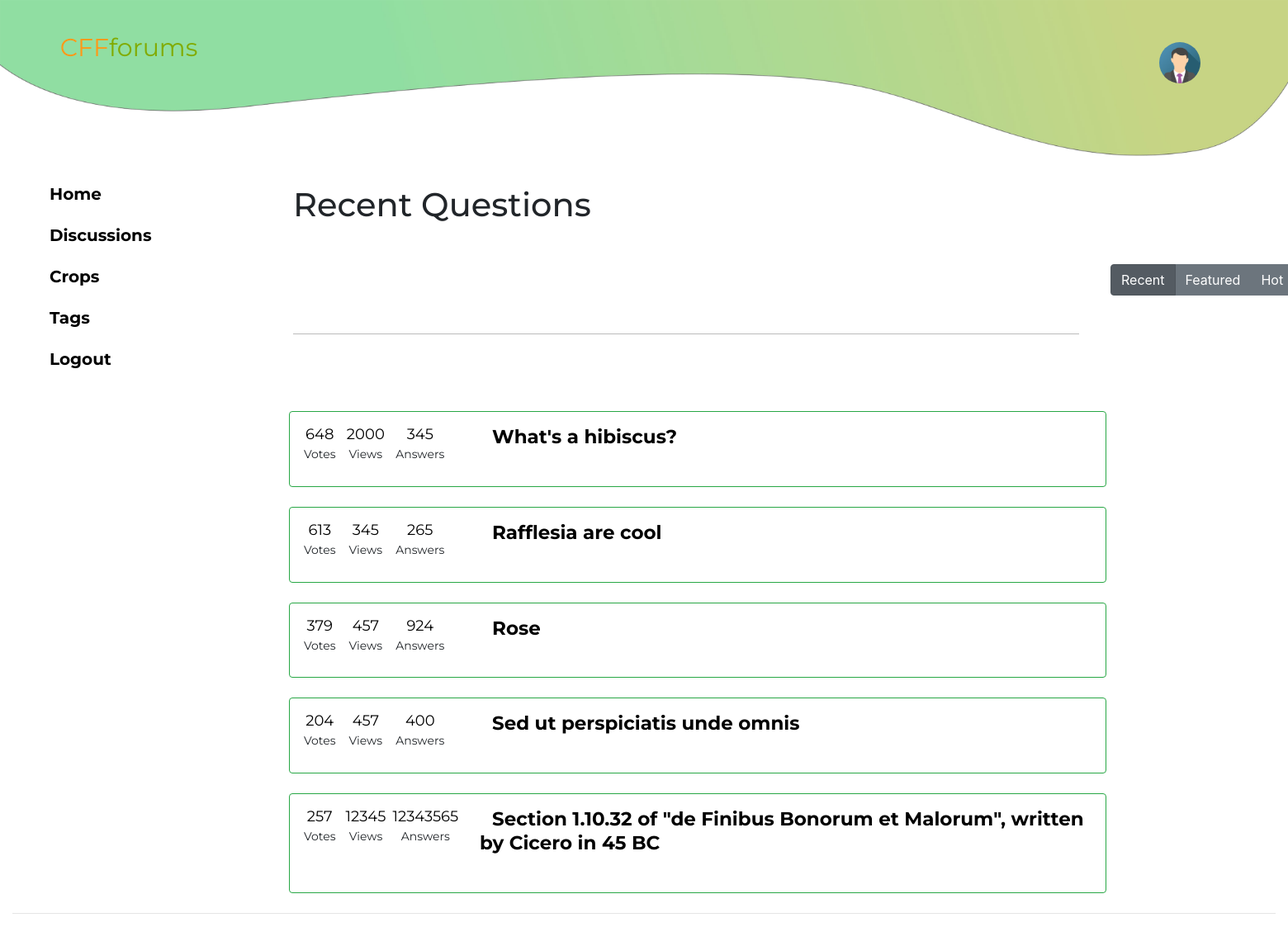
/directory/Main/php/home.php (signed in), run on an earlier commit of the app's database.
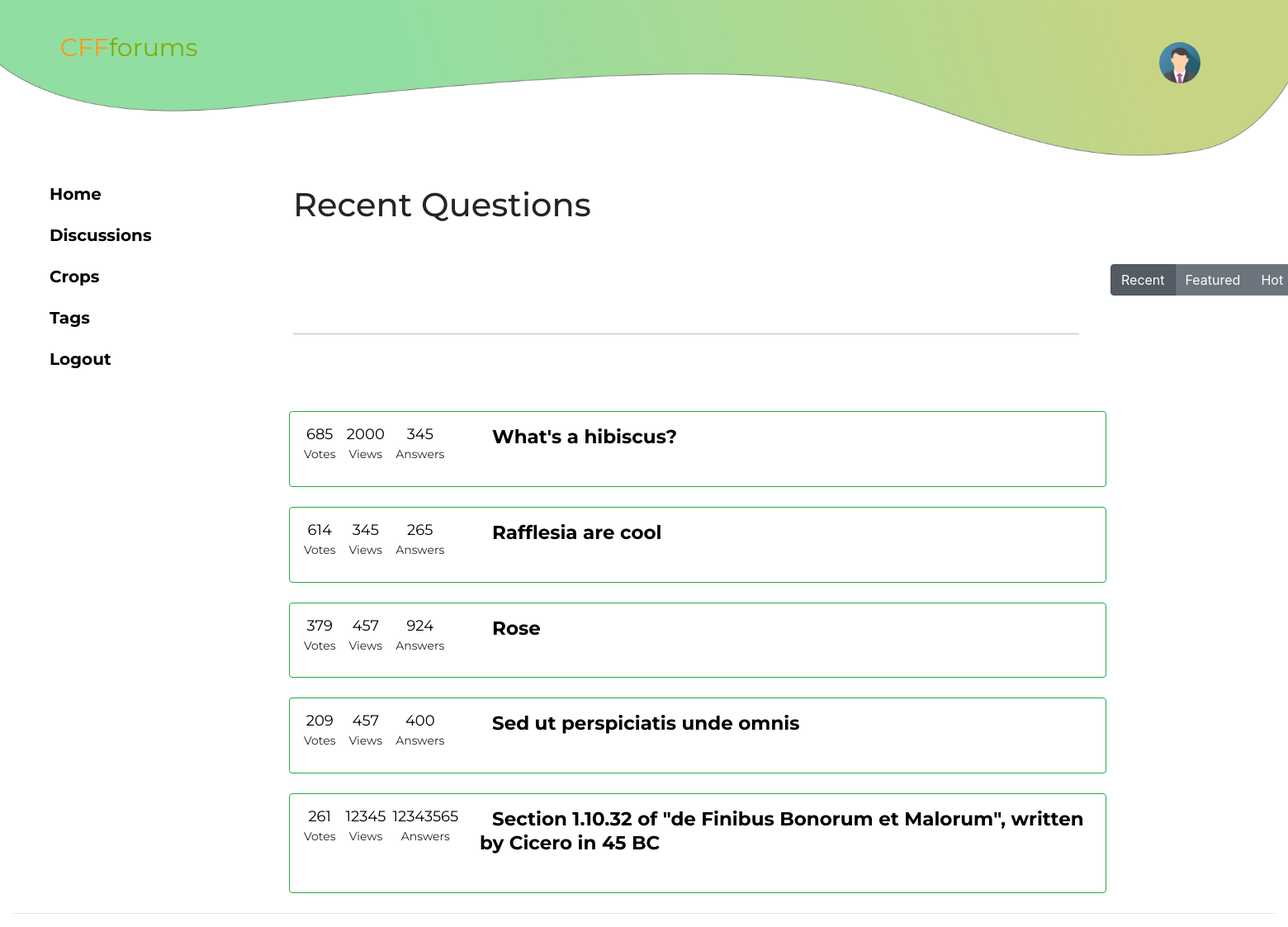
And on a later commit of the database.
### tables this page shows
CREATE TABLE `thread` (
  `ThreadID` int(10) NOT NULL,
  `ThreadModeratorID` int(10) NOT NULL,
  `ThreadUserID` int(10) NOT NULL,
  `ThreadSubject` varchar(255) NOT NULL,
  `ThreadDescription` varchar(500) NOT NULL,
  `ThreadVoteCount` int(10) NOT NULL,
  `ThreadSubscribedUserID` int(10) NOT NULL,
  `ThreadSubscribeduserCount` int(10) NOT NULL,
  `ThreadViewsCount` int(10) NOT NULL,
  `ThreadAnswersCount` int(10) NOT NULL,
  `ThreadCreatedDate` timestamp NOT NULL DEFAULT CURRENT_TIMESTAMP
);

### directory/Main/php/home.php (the view, shortened to what this page needs)
<!DOCTYPE html>
<html>
<head>
<link href="../../resources/css/bootstrap.min.css" rel="stylesheet">
<link rel="stylesheet" href="https://stackpath.bootstrapcdn.com/bootstrap/4.2.1/css/bootstrap.min.css">
<link href="../../resources/css/style1.css" rel="stylesheet">
</head>
<body>
<div class="container-fluid">
  <div class="header">
    <div class="logo">
      <a href="home.php" style='text-decoration: none'><font color=#ff9918>CFF</font><font color=#81ab00>forums</font></a>
    </div>
    <a href="profile.php"><img src="../../resources/img/avatar.png" alt="Avatar" class="avatar"></a>
    <div class='container-1'>
    <img src="../../resources/img/navbar-x2.png" alt="header" width=100% height=300px>
</div>
    </div>
    <br />
    <div class="nav-bar">
      <a href="home.php" class="nav-link" >Home</a>
      <a href="discussion.php" class="nav-link">Discussions</a>
      <a href="crops.php" class="nav-link">Crops</a>
      <a href="tags.php" class="nav-link">Tags</a>
      <a href="logout.php" class="nav-link">Logout</a>
    </div>
    <div class="main-body">
    <h1 class="text1-left" style="font-size:40px;font-family: 'Montserrat', sans-serif;font-size: 40px;padding-bottom:40px;">Recent Questions</h1>
    <div class="btn-group btn-group-toggle" data-toggle="buttons">
  <label class="btn btn-secondary active">
    <input type="radio" name="options" id="option1" autocomplete="off" checked> Recent
  </label>
  <label class="btn btn-secondary">
    <input type="radio" name="options" id="option2" autocomplete="off"> Featured
  </label>
  <label class="btn btn-secondary">
    <input type="radio" name="options" id="option3" autocomplete="off"> Hot
  </label>
</div>
    <div class="line">
    <br /><br /><br /><br />
    </div>
      </div>
    <div class="col-md-8">
    <?php
  include_once("config.php");
  $sql = "SELECT * FROM thread ORDER BY ThreadID LIMIT 5";
  $res = mysqli_query($link,$sql);
  $threads = "";
  if(mysqli_num_rows($res) > 0){
    while($row = mysqli_fetch_assoc($res)){
      $threadID = $row['ThreadID'];
      $title = $row['ThreadSubject'];
      $viewcount = $row['ThreadViewsCount'];
      $votecount = $row['ThreadVoteCount'];
      $answercount = $row['ThreadAnswersCount'];
      $threads .= "
              <div class='card border-success mb-4 '>
                <div class='card-body'>
                  <div class='row'>
                      <div class='text-center col-md-0 pl-2 pt-1' >
                    <a href='specificquestion.php?cthreadID=".$threadID." '' class='card-link'  style='text-decoration: none;font-size:18px;' >".$votecount."</a>
                    <p class='thread-button pl-1 pr-1' style='font-size:14px;'>Votes</p>
                      </div>
                      <div class='text-center col-md-0 pl-2 pt-1 '>
                    <a href='specificquestion.php?cthreadID=".$threadID." '' class='card-link' style='text-decoration: none;font-size:18px;'>".$viewcount."</a>
                    <p class='thread-button pl-1 pr-1' style='font-size:14px;'>Views</p>
                      </div>
                      <div class='text-center col-md-0 pl-2 pt-1'>
                    <a href='specificquestion.php?cthreadID=".$threadID." '' class='card-link' style='text-decoration: none;font-size:18px;'>".$answercount."</a>
                    <p class='thread-button pl-1 pr-1' style='font-size:14px;'>Answers</p>
                      </div>
                  </div>
                    <font size='-1'>
                    </font>
                    <div class='card-body1 pt-0 pb-0 '>
                        <h4><a href='specificquestion.php?cthreadID=".$threadID." '' class='card-title' style='text-decoration: none' >".$title."</a></h4>
                            </div>
                </div>
             </div>";
    }
    echo $threads;
  }
   else {
     echo "<p>There are no threads available yet.</p>";
   }?>
   </div>
<hr>
</div>
</body>
</html>

What changed in the data, as far as the page shows it:
removed thread: ThreadVoteCount "257", ThreadViewsCount "12345", ThreadAnswersCount "12343565", ThreadSubject "Section 1.10.32 of \"de Finibus Bonorum et Malorum\", written by Cicero in 45 BC"
changed thread "What's a hibiscus?": ThreadVoteCount "648" → "685"
changed thread "Rafflesia are cool": ThreadVoteCount "613" → "614"
changed thread "Sed ut perspiciatis unde omnis": ThreadVoteCount "204" → "209"
added thread: ThreadVoteCount "261", ThreadViewsCount "12345", ThreadAnswersCount "12343565", ThreadSubject "Section 1.10.32 of \"de Finibus Bonorum et Malorum\", written by Cicero in 45 BC"
